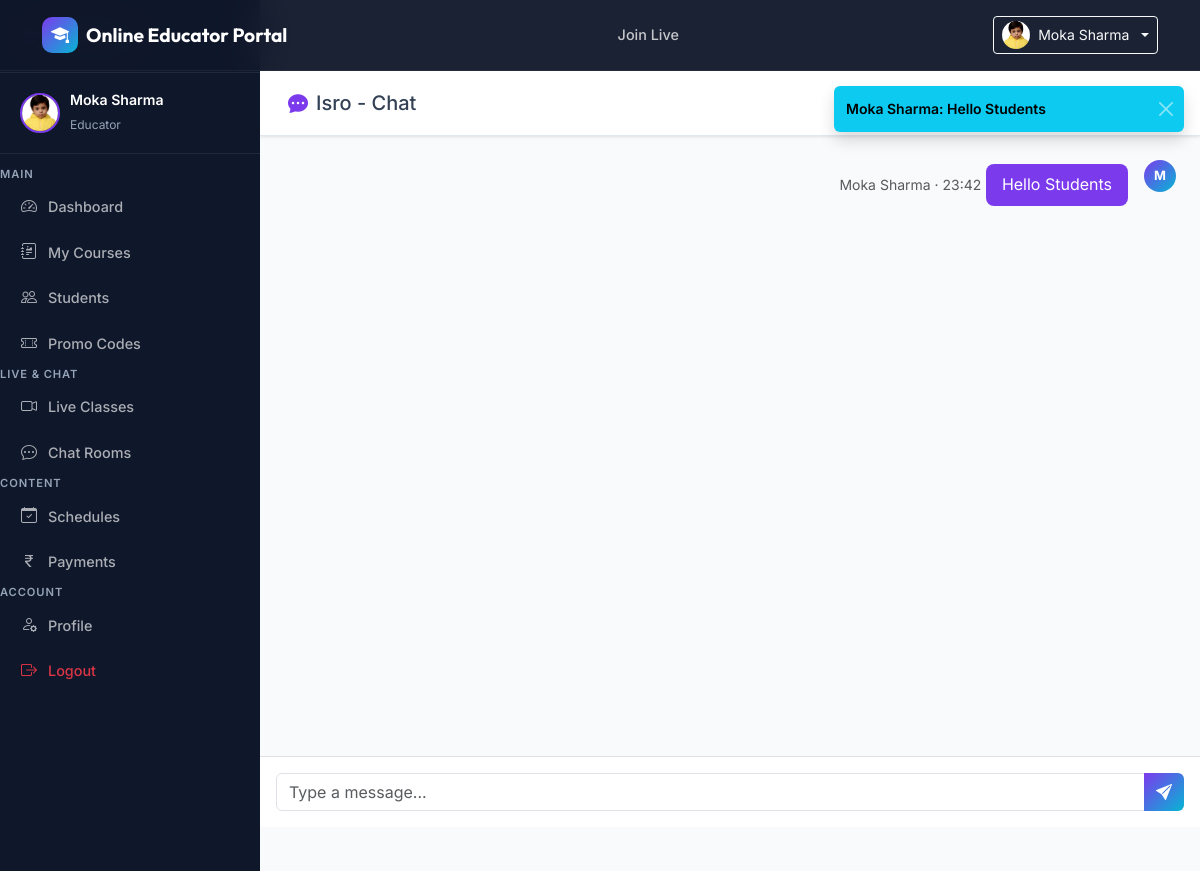
Screenshot of /educator/chat/rooms/18/ (signed in) with the database file from the repository.
### apps/core/models.py (models this page shows, shortened)
class SiteSettings(models.Model):
    site_name = models.CharField(max_length=100, default='Online Educator Portal')
    tagline = models.CharField(max_length=200, default='Learn from the Best Educators')
    logo = models.ImageField(upload_to='site/', blank=True, null=True)
    hero_title = models.CharField(max_length=200, default='Find Your Perfect Educator')
    hero_subtitle = models.TextField(default='Connect with expert educators and unlock your potential.')
    hero_image = models.ImageField(upload_to='site/', blank=True, null=True)
    about_content = models.TextField(blank=True)
    contact_email = models.EmailField(blank=True)
    contact_phone = models.CharField(max_length=20, blank=True)
    contact_address = models.TextField(blank=True)
    facebook_url = models.URLField(blank=True)
    twitter_url = models.URLField(blank=True)
    linkedin_url = models.URLField(blank=True)
    youtube_url = models.URLField(blank=True)
    updated_at = models.DateTimeField(auto_now=True)
    class Meta:
        verbose_name = 'Site Settings'
        verbose_name_plural = 'Site Settings'
    @classmethod
    def get_settings(cls):
        obj, _ = cls.objects.get_or_create(pk=1)
        return obj

### apps/authentication/models.py (models this page shows, shortened)
class User(AbstractBaseUser, PermissionsMixin):
    ROLE_CHOICES = [
        ('admin', 'Admin'),
        ('educator', 'Educator'),
        ('student', 'Student'),
    ]
    email = models.EmailField(unique=True)
    full_name = models.CharField(max_length=150)
    phone = models.CharField(max_length=15, blank=True)
    role = models.CharField(max_length=10, choices=ROLE_CHOICES, default='student')
    avatar = models.ImageField(upload_to='avatars/', blank=True, null=True)
    is_active = models.BooleanField(default=True)
    is_staff = models.BooleanField(default=False)
    is_approved = models.BooleanField(default=True)  # Educators need admin approval
    selected_category = models.ForeignKey('courses.Category', on_delete=models.SET_NULL, null=True, blank=True, related_name='students')
    linked_educator = models.ForeignKey('self', on_delete=models.SET_NULL, null=True, blank=True, related_name='linked_students', limit_choices_to={'role': 'educator'}, help_text='Educator linked via promo code')
    date_joined = models.DateTimeField(default=timezone.now)
    last_login = models.DateTimeField(null=True, blank=True)
    USERNAME_FIELD = 'email'
    REQUIRED_FIELDS = ['full_name']
    objects = UserManager()
    class Meta:
        verbose_name = 'User'
        verbose_name_plural = 'Users'

### apps/chat/models.py (models this page shows, shortened)
class Message(models.Model):
    room = models.ForeignKey(ChatRoom, on_delete=models.CASCADE, related_name='messages')
    sender = models.ForeignKey(User, on_delete=models.CASCADE, related_name='sent_messages')
    content = models.TextField()
    message_type = models.CharField(max_length=10, default='text', choices=[('text', 'Text'), ('file', 'File'), ('system', 'System')])
    file = models.FileField(upload_to='chat_files/', blank=True, null=True)
    timestamp = models.DateTimeField(auto_now_add=True)
    is_read = models.BooleanField(default=False)
    class Meta:
        ordering = ['timestamp']
    def __str__(self):
        return f"{self.sender.full_name}: {self.content[:50]}"

class ChatRoom(models.Model):
    ROOM_TYPE_CHOICES = [('course', 'Course Room'), ('private', 'Private'), ('live', 'Live Class')]
    name = models.CharField(max_length=200)
    room_type = models.CharField(max_length=10, choices=ROOM_TYPE_CHOICES, default='course')
    course = models.ForeignKey(Course, on_delete=models.CASCADE, null=True, blank=True, related_name='chat_rooms')
    participants = models.ManyToManyField(User, related_name='chat_rooms', blank=True)
    created_by = models.ForeignKey(User, on_delete=models.SET_NULL, null=True, related_name='created_rooms')
    created_at = models.DateTimeField(auto_now_add=True)

### apps/chat/views.py (the view)
# urls.py: path('rooms/<int:room_id>/', views.chat_room, name='chat_room'),
@login_required
def chat_room(request, room_id):
    room = get_object_or_404(ChatRoom, pk=room_id)
    if request.user not in room.participants.all() and room.created_by != request.user:
        messages.error(request, 'You do not have access to this chat room.')
        return redirect('home')
    recent_messages = Message.objects.filter(room=room).select_related('sender').order_by('-timestamp')[:50]
    recent_messages = list(reversed(recent_messages))
    return render(request, 'educator/chat_room.html', {
        'room': room,
        'messages': recent_messages,
    })

### templates/educator/chat_room.html (shortened to what this page needs)
{% extends 'base.html' %}
{% block body_class %}dashboard-body{% endblock %}
{% block content %}
<div class="dashboard-layout">
  {% include 'educator/sidebar.html' %}
  <div class="dashboard-main d-flex flex-column" style="height:100vh">
    <div class="dashboard-topbar">
      <div><h5 class="mb-0"><i class="bi bi-chat-dots-fill text-primary me-2"></i>{{ room.name }}</h5></div>
    </div>
    <div class="flex-fill d-flex flex-column" style="overflow:hidden;background:#f8fafc">
      <div id="chatMessages" class="flex-fill overflow-auto p-4" style="max-height:calc(100vh - 180px)">
        {% for msg in messages %}
        <div class="d-flex gap-3 mb-3 {% if msg.sender == request.user %}flex-row-reverse{% endif %}">
          <div class="avatar-xs flex-shrink-0">{{ msg.sender.full_name|first|upper }}</div>
          <div class="{% if msg.sender == request.user %}text-end{% endif %}">
            <small class="text-muted">{{ msg.sender.full_name }} · {{ msg.timestamp|time:"H:i" }}</small>
            <div class="d-inline-block px-3 py-2 rounded-3 mt-1 {% if msg.sender == request.user %}bg-primary text-white{% else %}bg-white border{% endif %}">{{ msg.content }}</div>
          </div>
        </div>
        {% empty %}
        <div class="text-center text-muted py-5"><i class="bi bi-chat fs-1"></i><p class="mt-2">No messages yet. Start the conversation!</p></div>
        {% endfor %}
      </div>
      <div class="p-3 bg-white border-top">
        <div class="input-group">
          <input type="text" id="msgInput" class="form-control" placeholder="Type a message..." onkeypress="if(event.key==='Enter')sendMsg()">
          <button class="btn btn-primary" onclick="sendMsg()"><i class="bi bi-send-fill"></i></button>
        </div>
      </div>
    </div>
  </div>
</div>
{% endblock %}

### templates/base.html (shortened to what this page needs)
<!DOCTYPE html>
<html lang="en">
<head>
    <link href="https://cdn.jsdelivr.net/npm/bootstrap@5.3.0/dist/css/bootstrap.min.css" rel="stylesheet">
    <link href="https://cdn.jsdelivr.net/npm/bootstrap-icons@1.11.0/font/bootstrap-icons.css" rel="stylesheet">
    {% load static %}
    <link rel="stylesheet" href="{% static 'css/main.css' %}">
    <link rel="stylesheet" href="https://cdn.plyr.io/3.7.8/plyr.css" />
</head>
<body class="{% block body_class %}{% endblock %}">
<nav class="navbar navbar-expand-lg navbar-dark sticky-top" id="mainNav">
    <div class="container">
        <a class="navbar-brand d-flex align-items-center gap-2" href="{% url 'home' %}">
            {% if site_settings.logo %}
                <img src="{{ site_settings.logo.url }}" alt="Logo" height="36" class="rounded">
            {% else %}
                <div class="brand-icon"><i class="bi bi-mortarboard-fill"></i></div>
            {% endif %}
            <span class="brand-text">{{ site_settings.site_name|default:'EduPortal' }}</span>
        </a>
        <div class="collapse navbar-collapse" id="navMenu">
            <ul class="navbar-nav mx-auto gap-1">
                <li class="nav-item"><a class="nav-link" href="{% url 'join_live_session' %}">Join Live</a></li>
            </ul>
            <div class="navbar-actions d-flex align-items-center gap-2">
                {% if user.is_authenticated %}
                    <div class="dropdown">
                        <button class="btn btn-outline-light btn-sm dropdown-toggle d-flex align-items-center gap-2" type="button" data-bs-toggle="dropdown">
                            {% if user.avatar %}
                                <img src="{{ user.avatar.url }}" class="rounded-circle" width="28" height="28" style="object-fit:cover;">
                            {% else %}
                                <div class="avatar-sm"><i class="bi bi-person-fill"></i></div>
                            {% endif %}
                            {{ user.full_name|truncatechars:15 }}
                        </button>
                    </div>
                {% else %}
                    <a href="{% url 'login' %}" class="btn btn-outline-light btn-sm">Login</a>
                    <a href="{% url 'register_student' %}" class="btn btn-primary btn-sm">Register</a>
                {% endif %}
            </div>
        </div>
    </div>
</nav>
{% if messages %}
<div class="toast-container position-fixed top-0 end-0 p-3" style="z-index:9999; margin-top:70px">
    {% for message in messages %}
    <div class="toast show align-items-center text-bg-{% if message.tags == 'error' %}danger{% elif message.tags == 'warning' %}warning{% elif message.tags == 'success' %}success{% else %}info{% endif %} border-0" role="alert">
        <div class="d-flex">
            <div class="toast-body fw-semibold">{{ message }}</div>
            <button type="button" class="btn-close btn-close-white me-2 m-auto" data-bs-dismiss="toast"></button>
        </div>
    </div>
    {% endfor %}
</div>
{% endif %}
<main>{% block content %}{% endblock %}</main>
</body>
</html>

### templates/educator/sidebar.html (shortened to what this page needs)
<nav class="dashboard-sidebar">
    <div class="sidebar-brand">
        <span>EduPortal</span>
    </div>
    <div class="sidebar-user">
        {% if request.user.avatar %}
            <img src="{{ request.user.avatar.url }}" class="sidebar-avatar" alt="Avatar">
        {% else %}
            <div class="sidebar-avatar-placeholder">{{ request.user.full_name|first|upper }}</div>
        {% endif %}
        <div>
            <p class="sidebar-user-name">
                {% if request.user.educator_profile.parent_institute %}
                    {{ request.user.educator_profile.parent_institute.educator_profile.institute_name|truncatechars:18 }}
                {% elif request.user.educator_profile.educator_type == 'institute' %}
                    {{ request.user.educator_profile.institute_name|truncatechars:18 }}
                {% else %}
                    {{ request.user.full_name|truncatechars:18 }}
                {% endif %}
            </p>
            <span class="sidebar-user-role">
                {% if request.user.educator_profile.parent_institute %}
                    Sub-Educator
                {% elif request.user.educator_profile.educator_type == 'institute' %}
                    Institute
                {% else %}
                    Educator
                {% endif %}
            </span>
        </div>
    </div>
    <ul class="sidebar-nav">
        <li class="sidebar-section">Main</li>
        <li><a href="{% url 'educator_dashboard' %}" class="sidebar-link {% if request.resolver_match.url_name == 'educator_dashboard' %}active{% endif %}">
            <i class="bi bi-speedometer2"></i><span>Dashboard</span>
        </a></li>
        <li>
            <a href="{% url 'course_list' %}" class="sidebar-link {% if 'course' in request.resolver_match.url_name %}active{% endif %}">
                <i class="bi bi-journal-richtext"></i><span>{% if request.user.educator_profile.parent_institute %}My Subject{% else %}My Courses{% endif %}</span>
            </a>
        </li>
        <li><a href="{% url 'student_management' %}" class="sidebar-link">
            <i class="bi bi-people"></i><span>Students</span>
        </a></li>
        {% if not request.user.educator_profile.parent_institute %}
        <li><a href="{% url 'manage_promo_codes' %}" class="sidebar-link {% if 'promo_codes' in request.resolver_match.url_name %}active{% endif %}">
            <i class="bi bi-ticket-perforated"></i><span>Promo Codes</span>
        </a></li>
        {% endif %}
        <li class="sidebar-section">Live & Chat</li>
        <li><a href="{% url 'live_sessions_list' %}" class="sidebar-link">
            <i class="bi bi-camera-video"></i><span>Live Classes</span>
        </a></li>
        <li><a href="{% url 'chat_room_list' %}" class="sidebar-link">
            <i class="bi bi-chat-dots"></i><span>Chat Rooms</span>
        </a></li>
        <li class="sidebar-section">Content</li>
        <li><a href="{% url 'schedule_list' %}" class="sidebar-link">
            <i class="bi bi-calendar-check"></i><span>Schedules</span>
        </a></li>
        <li><a href="{% url 'payment_history' %}" class="sidebar-link">
            <i class="bi bi-currency-rupee"></i><span>Payments</span>
        </a></li>
        <li class="sidebar-section">Account</li>
        <li><a href="{% url 'edit_profile' %}" class="sidebar-link">
            <i class="bi bi-person-gear"></i><span>Profile</span>
        </a></li>
        <li><a href="{% url 'logout' %}" class="sidebar-link text-danger">
            <i class="bi bi-box-arrow-right"></i><span>Logout</span>
        </a></li>
    </ul>
</nav>

### rows the page displays
SiteSettings: site_name "Online Educator Portal"
User: avatar (picture), full_name "Moka Sharma", user.avatar (picture), user.full_name "Moka Sharma"
Message: sender+content "Moka Sharma: Hello Students", sender.full_name|first "M", sender.full_name "Moka Sharma", timestamp "23:42", content "Hello Students"
ChatRoom: name "Isro - Chat"
